Frame 1 (no input): blank canvas, image omitted
Frame 60 (no input): blank canvas, image omitted
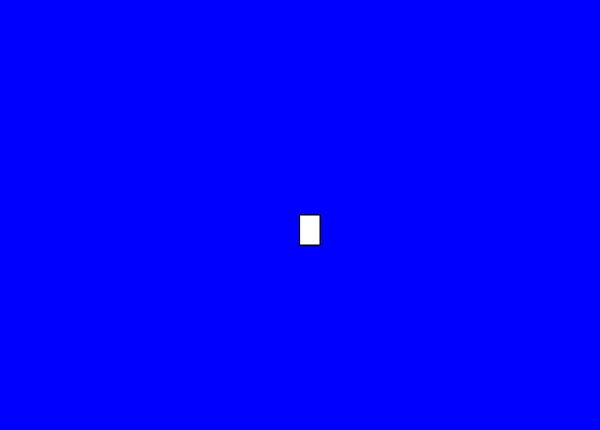
Frame 120 (the mouse pressed at the canvas centre since frame 60)

The p5.js sketch whose frames 1 and 60 were blank and that drew this single picture after the mouse press (run headless with seeded random() and noise() and a simulated clock; from frame 60 on, the mouse is pressed at the canvas centre):

// p5.js sketch
// ── sketch.js
function setup() {
    createCanvas(600, 430);
  background("blue")
  }
  
  
  function draw() {
      
   //console.log.(mouseispressed)
    if(mouseIsPressed)
    rect(mouseX,mouseY,20,30)
    
  }
